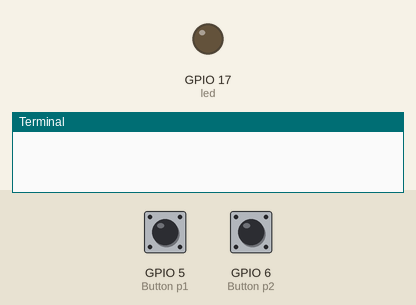
The program below on a simulated Raspberry Pi (BCM pin numbers). Shown: output pins drawn as LEDs (lit = HIGH), the last lines printed to the terminal. The inputs (shaded band) are chosen by the test bench; at power-on: GPIO 5 (Button p1) LOW, GPIO 6 (Button p2) LOW. Random numbers come from a fixed seed.

Above: at 1.2 s.
1.3 s: GPIO 5 (Button p1) pulled HIGH for 3.2 s
6.0 s: GPIO 6 (Button p2) pulled HIGH for 3.2 s
At 15.6 s:
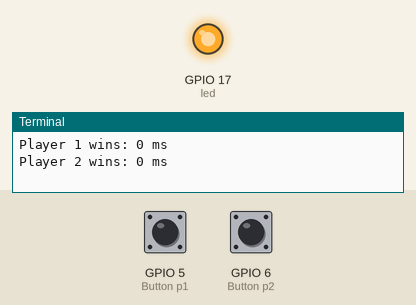
Timing chart, 0 to 16.7 s (numbered marks = the images above; inputs shaded):
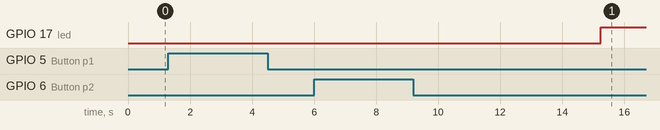

The program:

game.py
```python
"""Two-player reaction game.

Wiring: LED on GPIO17 through a resistor (as in blink). Button modules:
player 1 signal -> GPIO5, player 2 signal -> GPIO6, both VCC -> 3.3V and
GND -> GND. The LED lights after a random delay; the first press wins.
"""

from gpiozero import LED, Button
from random import uniform
from time import sleep, monotonic

led = LED(17)
p1 = Button(5, pull_up=None, active_state=True)
p2 = Button(6, pull_up=None, active_state=True)

while True:
    sleep(uniform(2, 5))
    led.on()
    start = monotonic()
    while not (p1.is_pressed or p2.is_pressed):
        pass
    winner = "Player 1" if p1.is_pressed else "Player 2"
    print(f"{winner} wins: {(monotonic() - start) * 1000:.0f} ms")
    led.off(); sleep(2)
```
